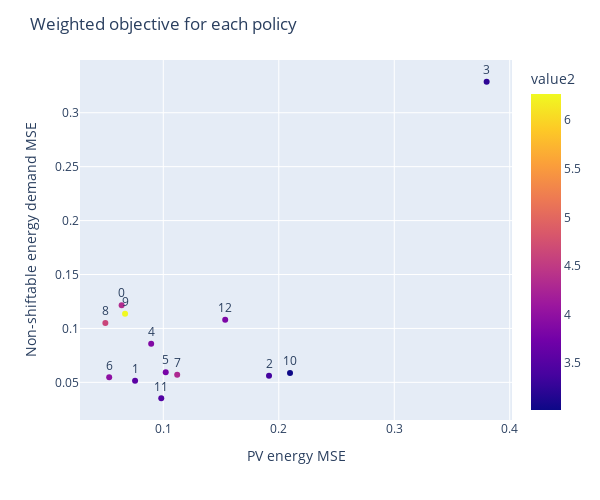

Source (notebook cell):
### Code cell
data = gaps[gaps['policy']=='gap_deterministic'].copy()
data['value2'] = np.log(data['value'])
#data['instance'] = data['instance'].astype(str)
fig = px.scatter(data, x="g_rmse", y="l_mse", color="value2", text='instance', hover_data='instance')
fig.update_layout(title_text="Improvement over deterministic policy vs forecasting error", yaxis=dict(title="Non-shiftable energy demand MSE"), xaxis=dict(title="PV energy MSE"))
fig.update_traces(textposition='top center')
#fig.write_image("../Soportes documento/Graficas ppt/improvement_vs_forecast.png", scale=2, height = 500, width=1000)

height = 500
width = 600
fig.update_layout(height=height, width=width, title_text="Weighted objective for each policy", )
#fig.write_image("../Soportes documento/Graficas documento/improvement_vs_forecast.png", scale=2, height = height, width=width)
fig.show()

### Figure 1 — Plotly figure (JSON) as saved in the notebook; plotly's stock layout.template omitted (floating-point values rounded to 4 significant figures)
{"data": [{"customdata": [[0], [1], [2], [3], [4], [5], [6], [7], [8], [9], [10], [11], [12]], "hovertemplate": "g_rmse=%{x}<br>l_mse=%{y}<br>instance=%{customdata[0]}<br>value2=%{marker.color}<extra></extra>", "legendgroup": "", "marker": {"color": [4.337, 3.554, 3.375, 3.223, 3.87, 3.795, 3.976, 4.298, 4.622, 6.27, 3.02, 3.483, 3.825], "coloraxis": "coloraxis", "symbol": "circle"}, "mode": "markers+text", "name": "", "orientation": "v", "showlegend": false, "text": [0, 1, 2, 3, 4, 5, 6, 7, 8, 9, 10, 11, 12], "textposition": "top center", "type": "scatter", "x": [0.06394, 0.07557, 0.1916, 0.38, 0.08951, 0.1021, 0.05316, 0.112, 0.04983, 0.0669, 0.2097, 0.09824, 0.1536], "xaxis": "x", "y": [0.1216, 0.05152, 0.05616, 0.3287, 0.0857, 0.05941, 0.05471, 0.0571, 0.105, 0.1137, 0.05867, 0.03527, 0.1081], "yaxis": "y"}], "layout": {"coloraxis": {"colorbar": {"title": {"text": "value2"}}, "colorscale": [[0, "#0d0887"], [0.1111, "#46039f"], [0.2222, "#7201a8"], [0.3333, "#9c179e"], [0.4444, "#bd3786"], [0.5556, "#d8576b"], [0.6667, "#ed7953"], [0.7778, "#fb9f3a"], [0.8889, "#fdca26"], [1, "#f0f921"]]}, "height": 500, "legend": {"tracegroupgap": 0}, "margin": {"t": 60}, "title": {"text": "Weighted objective for each policy"}, "width": 600, "xaxis": {"anchor": "y", "domain": [0, 1], "title": {"text": "PV energy MSE"}}, "yaxis": {"anchor": "x", "domain": [0, 1], "title": {"text": "Non-shiftable energy demand MSE"}}}}
